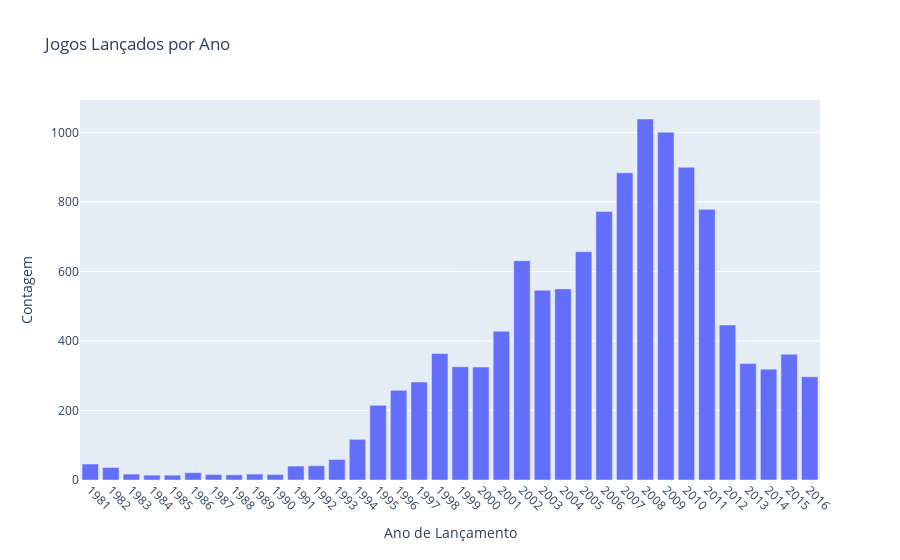

Here is the notebook cell this chart was saved with:
### Markdown cell above
### 4.1 Lançamento de jogos por ano

### Code cell
# Agrupamento de dados
games_per_year = df_data.groupby('year_of_release')['name'].nunique().reset_index(name='count')

# Filtro dos dados relevantes
games_per_year_filtered = games_per_year.iloc[1:]

# Gráfico
fig = px.bar(games_per_year_filtered, x='year_of_release', y='count', title='Jogos Lançados por Ano', labels={'year_of_release': 'Ano de Lançamento', 'count':'Contagem'})
fig.update_xaxes(tickmode='linear', tickangle=45)

fig.show()

### Figure 1 — Plotly figure (JSON) as saved in the notebook; plotly's stock layout.template omitted (floating-point values rounded to 4 significant figures)
{"data": [{"alignmentgroup": "True", "hovertemplate": "Ano de Lançamento=%{x}<br>Contagem=%{y}<extra></extra>", "legendgroup": "", "marker": {"color": "#636efa", "pattern": {"shape": ""}}, "name": "", "offsetgroup": "", "orientation": "v", "showlegend": false, "textposition": "auto", "type": "bar", "x": [1981, 1982, 1983, 1984, 1985, 1986, 1987, 1988, 1989, 1990, 1991, 1992, 1993, 1994, 1995, 1996, 1997, 1998, 1999, 2000, 2001, 2002, 2003, 2004, 2005, 2006, 2007, 2008, 2009, 2010, 2011, 2012, 2013, 2014, 2015, 2016], "xaxis": "x", "y": [46, 36, 17, 14, 14, 21, 16, 15, 17, 16, 40, 41, 59, 117, 215, 258, 282, 364, 326, 325, 428, 631, 546, 550, 657, 773, 884, 1039, 1001, 900, 779, 446, 335, 319, 362, 297], "yaxis": "y"}], "layout": {"barmode": "relative", "legend": {"tracegroupgap": 0}, "title": {"text": "Jogos Lançados por Ano"}, "xaxis": {"anchor": "y", "domain": [0, 1], "tickangle": 45, "tickmode": "linear", "title": {"text": "Ano de Lançamento"}}, "yaxis": {"anchor": "x", "domain": [0, 1], "title": {"text": "Contagem"}}}}
